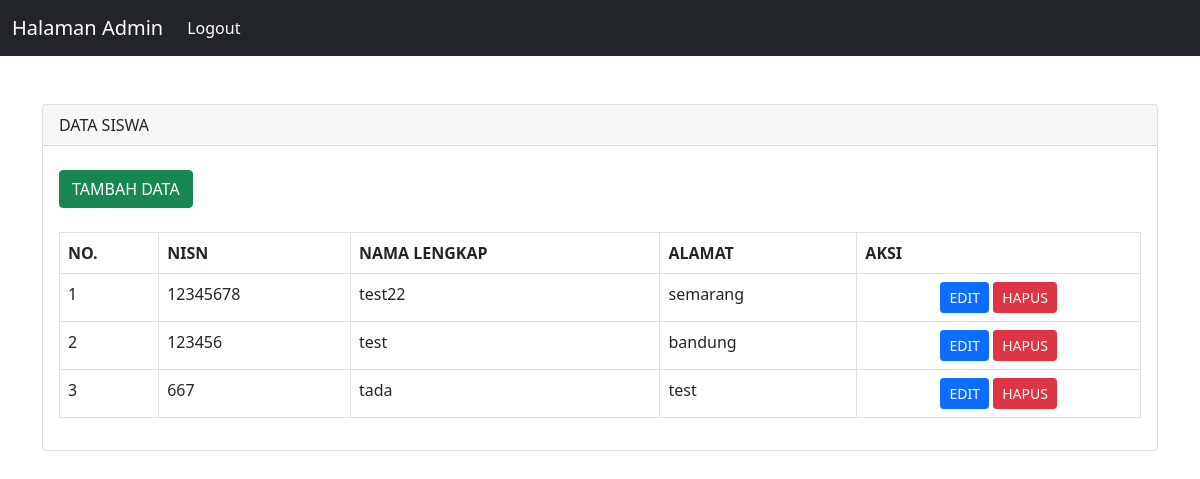
Page /index.php (signed in) on the earlier database version.
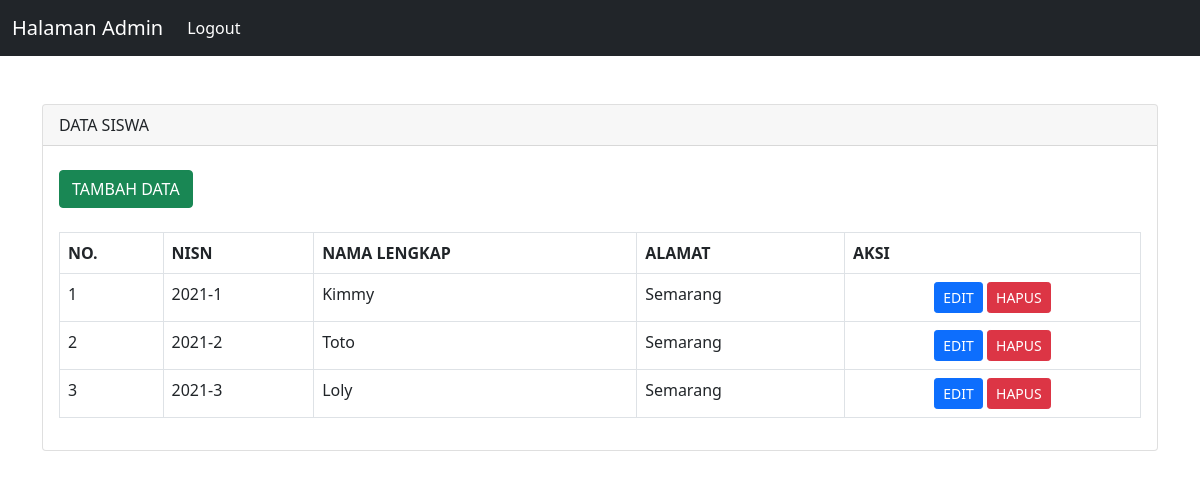
Same page on the later database version.
### tables this page shows
CREATE TABLE `tbl_siswa` (
  `id_siswa` int(11) NOT NULL,
  `nisn` varchar(50) NOT NULL,
  `nama_lengkap` varchar(200) NOT NULL,
  `alamat` text NOT NULL
);

### index.php (the view, shortened to what this page needs)
<!DOCTYPE html>
<html>
<head>
  <link rel="stylesheet" href="https://use.fontawesome.com/releases/v5.15.2/css/all.css" />
  <link href="https://cdn.jsdelivr.net/npm/bootstrap@5.0.2/dist/css/bootstrap.min.css" rel="stylesheet"
>
</head>
<body>
  <nav class="navbar navbar-expand-lg navbar-dark bg-dark">
    <div class="container-fluid">
      <a class="navbar-brand" href="#">Halaman Admin</a>
      <div class="collapse navbar-collapse" id="navbarNav">
        <ul class="navbar-nav">
          <li class="nav-item">
            <a class="nav-link active" aria-current="page" href="logout.php">Logout</a>
          </li>
        </ul>
      </div>
    </div>
  </nav>
  <div class="container mt-5">
    <div class="row">
      <div class="col-md-12">
        <div class="card">
          <div class="card-header">
            DATA SISWA
          </div>
          <div class="card-body">
            <a href="tambah-siswa.php" class="btn btn-md btn-success mb-4 mt-2">TAMBAH DATA</a>
            <table class="table table-bordered" id="myTable">
              <thead>
                <tr>
                  <th scope="col">NO.</th>
                  <th scope="col">NISN</th>
                  <th scope="col">NAMA LENGKAP</th>
                  <th scope="col">ALAMAT</th>
                  <th scope="col">AKSI</th>
                </tr>
              </thead>
              <tbody>
                <?php
                      include('koneksi.php');
                      $no = 1;
                      $query = mysqli_query($koneksi,"SELECT * FROM tbl_siswa");
                      while($row = mysqli_fetch_array($query)){
                  ?>
                <tr>
                  <td><?php echo $no++ ?></td>
                  <td><?php echo $row['nisn'] ?></td>
                  <td><?php echo $row['nama_lengkap'] ?></td>
                  <td><?php echo $row['alamat'] ?></td>
                  <td class="text-center">
                    <a href="edit-siswa.php?id=<?php echo $row['id_siswa'] ?>" class="btn btn-sm btn-primary">EDIT</a>
                    <a href="hapus-siswa.php?id=<?php echo $row['id_siswa'] ?>" class="btn btn-sm btn-danger">HAPUS</a>
                  </td>
                </tr>
                <?php } ?>
              </tbody>
            </table>
          </div>
        </div>
      </div>
    </div>
</body>
</html>

Differences in the rows shown:
removed tbl_siswa: nisn "12345678", nama_lengkap "test22", alamat "semarang"
removed tbl_siswa: nisn "123456", nama_lengkap "test", alamat "bandung"
removed tbl_siswa: nisn "667", nama_lengkap "tada", alamat "test"
added tbl_siswa: nisn "2021-1", nama_lengkap "Kimmy", alamat "Semarang"
added tbl_siswa: nisn "2021-2", nama_lengkap "Toto", alamat "Semarang"
added tbl_siswa: nisn "2021-3", nama_lengkap "Loly", alamat "Semarang"
